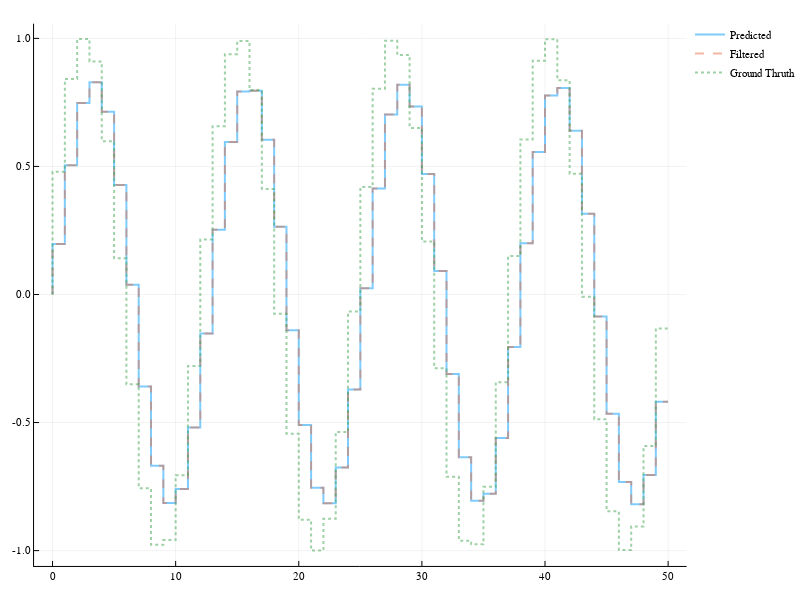

Notebook code cell kept with this figure:
### Code cell
plot(x, y_predicted, label = "Predicted")
plot!(x, y_filtered, label = "Filtered", linestyle=:dash)
plot!(x, y, label = "Ground Thruth", linestyle=:dot)

### Figure 1 — Plotly figure (JSON) as saved in the notebook; plotly's stock layout.template omitted (floating-point values rounded to 4 significant figures)
{"data": [{"colorbar": {"title": ""}, "hoverinfo": "text", "legendgroup": "Predicted", "line": {"color": "rgba(0, 154, 250, 0.500)", "dash": "solid", "shape": "linear", "width": 2}, "mode": "lines", "name": "Predicted", "showlegend": true, "text": [null, null, null, null, null, null, null, null, null, null, null, null, null, null, null, null, null, null, null, null, null, null, null, null, null, null, null, null, null, null, null, null, null, null, null, null, null, null, null, null, null, null, null, null, null, null, null, null, null, null, null, null, null, null, null, null, null, null, null, null, null, null, null, null, null, null, null, null, null, null, null, null, null, null, null, null, null, null, null, null, null, null, null, null, null, null, null, null, null, null, null, null, null, null, null, null, null, null, null, null, null], "type": "scatter", "x": [0, 0, 1, 1, 2, 2, 3, 3, 4, 4, 5, 5, 6, 6, 7, 7, 8, 8, 9, 9, 10, 10, 11, 11, 12, 12, 13, 13, 14, 14, 15, 15, 16, 16, 17, 17, 18, 18, 19, 19, 20, 20, 21, 21, 22, 22, 23, 23, 24, 24, 25, 25, 26, 26, 27, 27, 28, 28, 29, 29, 30, 30, 31, 31, 32, 32, 33, 33, 34, 34, 35, 35, 36, 36, 37, 37, 38, 38, 39, 39, 40, 40, 41, 41, 42, 42, 43, 43, 44, 44, 45, 45, 46, 46, 47, 47, 48, 48, 49, 49, 50], "xaxis": "x1", "y": [0, 0.1974, 0.1974, 0.5046, 0.5046, 0.7482, 0.7482, 0.8285, 0.8285, 0.7136, 0.7136, 0.4274, 0.4274, 0.03832, 0.03832, -0.3592, -0.3592, -0.6684, -0.6684, -0.8137, -0.8137, -0.7596, -0.7596, -0.5195, -0.5195, -0.1522, -0.1522, 0.2524, 0.2524, 0.5952, 0.5952, 0.7923, 0.7923, 0.7954, 0.7954, 0.6038, 0.6038, 0.2643, 0.2643, -0.1399, -0.1399, -0.5098, -0.5098, -0.7549, -0.7549, -0.8152, -0.8152, -0.6759, -0.6759, -0.3711, -0.3711, 0.02454, 0.02454, 0.4142, 0.4142, 0.7024, 0.7024, 0.8186, 0.8186, 0.7345, 0.7345, 0.4705, 0.4705, 0.09128, 0.09128, -0.3103, -0.3103, -0.6358, -0.6358, -0.8057, -0.8057, -0.7784, -0.7784, -0.5604, -0.5604, -0.2053, -0.2053, 0.2001, 0.2001, 0.5565, 0.5565, 0.7767, 0.7767, 0.8067, 0.8067, 0.6392, 0.6392, 0.3152, 0.3152, -0.08601, -0.08601, -0.4661, -0.4661, -0.7321, -0.7321, -0.8188, -0.8188, -0.7051, -0.7051, -0.4187, -0.4187], "yaxis": "y1", "zmax": 0.1, "zmin": -0.1}, {"colorbar": {"title": ""}, "hoverinfo": "text", "legendgroup": "Filtered", "line": {"color": "rgba(227, 111, 71, 0.500)", "dash": "dash", "shape": "linear", "width": 2}, "mode": "lines", "name": "Filtered", "showlegend": true, "text": [null, null, null, null, null, null, null, null, null, null, null, null, null, null, null, null, null, null, null, null, null, null, null, null, null, null, null, null, null, null, null, null, null, null, null, null, null, null, null, null, null, null, null, null, null, null, null, null, null, null, null, null, null, null, null, null, null, null, null, null, null, null, null, null, null, null, null, null, null, null, null, null, null, null, null, null, null, null, null, null, null, null, null, null, null, null, null, null, null, null, null, null, null, null, null, null, null, null, null, null, null], "type": "scatter", "x": [0, 0, 1, 1, 2, 2, 3, 3, 4, 4, 5, 5, 6, 6, 7, 7, 8, 8, 9, 9, 10, 10, 11, 11, 12, 12, 13, 13, 14, 14, 15, 15, 16, 16, 17, 17, 18, 18, 19, 19, 20, 20, 21, 21, 22, 22, 23, 23, 24, 24, 25, 25, 26, 26, 27, 27, 28, 28, 29, 29, 30, 30, 31, 31, 32, 32, 33, 33, 34, 34, 35, 35, 36, 36, 37, 37, 38, 38, 39, 39, 40, 40, 41, 41, 42, 42, 43, 43, 44, 44, 45, 45, 46, 46, 47, 47, 48, 48, 49, 49, 50], "xaxis": "x1", "y": [0, 0.1974, 0.1974, 0.5046, 0.5046, 0.7482, 0.7482, 0.8285, 0.8285, 0.7136, 0.7136, 0.4274, 0.4274, 0.03832, 0.03832, -0.3592, -0.3592, -0.6684, -0.6684, -0.8137, -0.8137, -0.7596, -0.7596, -0.5195, -0.5195, -0.1522, -0.1522, 0.2524, 0.2524, 0.5952, 0.5952, 0.7923, 0.7923, 0.7954, 0.7954, 0.6038, 0.6038, 0.2643, 0.2643, -0.1399, -0.1399, -0.5098, -0.5098, -0.7549, -0.7549, -0.8152, -0.8152, -0.6759, -0.6759, -0.3711, -0.3711, 0.02454, 0.02454, 0.4142, 0.4142, 0.7024, 0.7024, 0.8186, 0.8186, 0.7345, 0.7345, 0.4705, 0.4705, 0.09128, 0.09128, -0.3103, -0.3103, -0.6358, -0.6358, -0.8057, -0.8057, -0.7784, -0.7784, -0.5604, -0.5604, -0.2053, -0.2053, 0.2001, 0.2001, 0.5565, 0.5565, 0.7767, 0.7767, 0.8067, 0.8067, 0.6392, 0.6392, 0.3152, 0.3152, -0.08601, -0.08601, -0.4661, -0.4661, -0.7321, -0.7321, -0.8188, -0.8188, -0.7051, -0.7051, -0.4187, -0.4187], "yaxis": "y1", "zmax": 0.1, "zmin": -0.1}, {"colorbar": {"title": ""}, "hoverinfo": "text", "legendgroup": "Ground Thruth", "line": {"color": "rgba(62, 164, 78, 0.500)", "dash": "dot", "shape": "linear", "width": 2}, "mode": "lines", "name": "Ground Thruth", "showlegend": true, "text": [null, null, null, null, null, null, null, null, null, null, null, null, null, null, null, null, null, null, null, null, null, null, null, null, null, null, null, null, null, null, null, null, null, null, null, null, null, null, null, null, null, null, null, null, null, null, null, null, null, null, null, null, null, null, null, null, null, null, null, null, null, null, null, null, null, null, null, null, null, null, null, null, null, null, null, null, null, null, null, null, null, null, null, null, null, null, null, null, null, null, null, null, null, null, null, null, null, null, null, null, null], "type": "scatter", "x": [0, 0, 1, 1, 2, 2, 3, 3, 4, 4, 5, 5, 6, 6, 7, 7, 8, 8, 9, 9, 10, 10, 11, 11, 12, 12, 13, 13, 14, 14, 15, 15, 16, 16, 17, 17, 18, 18, 19, 19, 20, 20, 21, 21, 22, 22, 23, 23, 24, 24, 25, 25, 26, 26, 27, 27, 28, 28, 29, 29, 30, 30, 31, 31, 32, 32, 33, 33, 34, 34, 35, 35, 36, 36, 37, 37, 38, 38, 39, 39, 40, 40, 41, 41, 42, 42, 43, 43, 44, 44, 45, 45, 46, 46, 47, 47, 48, 48, 49, 49, 50], "xaxis": "x1", "y": [0, 0.4794, 0.4794, 0.8415, 0.8415, 0.9975, 0.9975, 0.9093, 0.9093, 0.5985, 0.5985, 0.1411, 0.1411, -0.3508, -0.3508, -0.7568, -0.7568, -0.9775, -0.9775, -0.9589, -0.9589, -0.7055, -0.7055, -0.2794, -0.2794, 0.2151, 0.2151, 0.657, 0.657, 0.938, 0.938, 0.9894, 0.9894, 0.7985, 0.7985, 0.4121, 0.4121, -0.07515, -0.07515, -0.544, -0.544, -0.8797, -0.8797, -1.0, -1.0, -0.8755, -0.8755, -0.5366, -0.5366, -0.06632, -0.06632, 0.4202, 0.4202, 0.8038, 0.8038, 0.9906, 0.9906, 0.9349, 0.9349, 0.6503, 0.6503, 0.2065, 0.2065, -0.2879, -0.2879, -0.7118, -0.7118, -0.9614, -0.9614, -0.9756, -0.9756, -0.751, -0.751, -0.3425, -0.3425, 0.1499, 0.1499, 0.6055, 0.6055, 0.9129, 0.9129, 0.9968, 0.9968, 0.8367, 0.8367, 0.4716, 0.4716, -0.008851, -0.008851, -0.4872, -0.4872, -0.8462, -0.8462, -0.9981, -0.9981, -0.9056, -0.9056, -0.5914, -0.5914, -0.1324, -0.1324], "yaxis": "y1", "zmax": 0.1, "zmin": -0.1}], "layout": {"annotations": [], "height": 600, "legend": {"bgcolor": "rgba(255, 255, 255, 1.000)", "bordercolor": "rgba(0, 0, 0, 1.000)", "font": {"color": "rgba(0, 0, 0, 1.000)", "family": "sans-serif", "size": 11}, "tracegroupgap": 0, "x": 1, "y": 1}, "margin": {"b": 20, "l": 0, "r": 0, "t": 20}, "paper_bgcolor": "rgba(255, 255, 255, 1.000)", "plot_bgcolor": "rgba(255, 255, 255, 1.000)", "showlegend": true, "width": 800, "xaxis": {"anchor": "y1", "domain": [0.04937, 0.9951], "gridcolor": "rgba(0, 0, 0, 0.100)", "gridwidth": 0.5, "linecolor": "rgba(0, 0, 0, 1.000)", "mirror": false, "range": [-1.5, 51.5], "showgrid": true, "showline": true, "showticklabels": true, "tickangle": 0, "tickcolor": "rgb(0, 0, 0)", "tickfont": {"color": "rgba(0, 0, 0, 1.000)", "family": "sans-serif", "size": 11}, "tickmode": "array", "ticks": "inside", "ticktext": ["0", "10", "20", "30", "40", "50"], "tickvals": [0, 10, 20, 30, 40, 50], "title": "", "titlefont": {"color": "rgba(0, 0, 0, 1.000)", "family": "sans-serif", "size": 15}, "type": "-", "visible": true, "zeroline": false, "zerolinecolor": "rgba(0, 0, 0, 1.000)"}, "yaxis": {"anchor": "x1", "domain": [0.02508, 0.9934], "gridcolor": "rgba(0, 0, 0, 0.100)", "gridwidth": 0.5, "linecolor": "rgba(0, 0, 0, 1.000)", "mirror": false, "range": [-1.06, 1.057], "showgrid": true, "showline": true, "showticklabels": true, "tickangle": 0, "tickcolor": "rgb(0, 0, 0)", "tickfont": {"color": "rgba(0, 0, 0, 1.000)", "family": "sans-serif", "size": 11}, "tickmode": "array", "ticks": "inside", "ticktext": ["-1.0", "-0.5", "0.0", "0.5", "1.0"], "tickvals": [-1, -0.5, 0, 0.5, 1], "title": "", "titlefont": {"color": "rgba(0, 0, 0, 1.000)", "family": "sans-serif", "size": 15}, "type": "-", "visible": true, "zeroline": false, "zerolinecolor": "rgba(0, 0, 0, 1.000)"}}}
